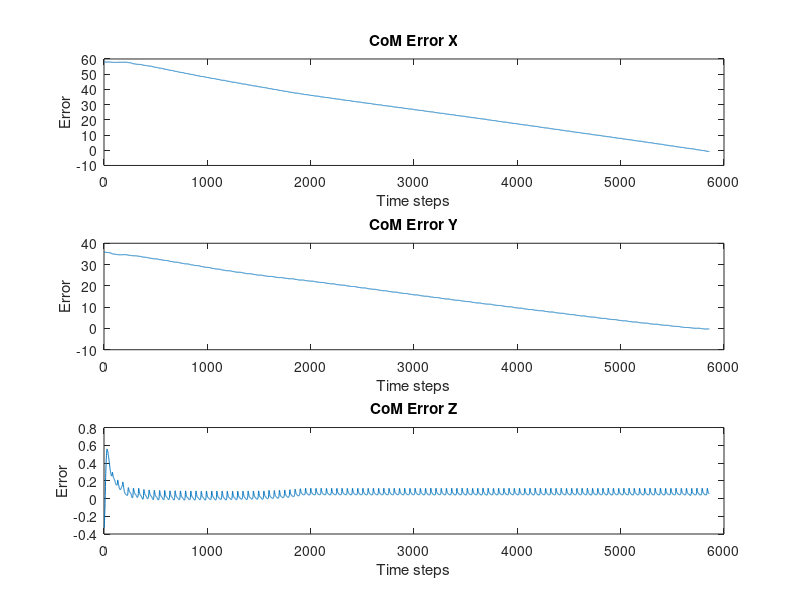

Write the MATLAB code that produced this figure.


errorX = importdata("CoMErrorX.csv");
errorY = importdata("CoMErrorY.csv");
errorZ = importdata("CoMErrorZ.csv");

subplot(3,1,1);
plot(errorX);
title("CoM Error X")
xlabel("Time steps")
ylabel("Error")

subplot(3,1,2);
plot(errorZ);
title("CoM Error Y")
xlabel("Time steps")
ylabel("Error")

subplot(3,1,3);
plot(errorY);
title("CoM Error Z")
xlabel("Time steps")
ylabel("Error")

